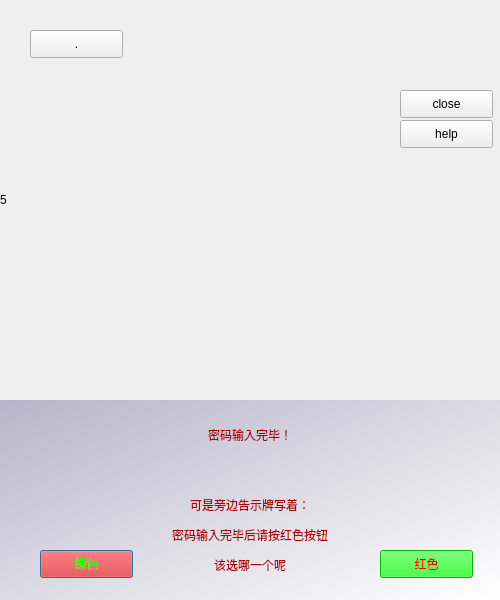
<?xml version="1.0" encoding="UTF-8"?>
<ui version="4.0">
 <class>Dialog5</class>
 <widget class="QDialog" name="Dialog5">
  <property name="geometry">
   <rect>
    <x>0</x>
    <y>0</y>
    <width>500</width>
    <height>600</height>
   </rect>
  </property>
  <property name="windowTitle">
   <string>Dialog</string>
  </property>
  <widget class="QLabel" name="label">
   <property name="geometry">
    <rect>
     <x>0</x>
     <y>0</y>
     <width>500</width>
     <height>400</height>
    </rect>
   </property>
   <property name="text">
    <string>5</string>
   </property>
  </widget>
  <widget class="QPushButton" name="pushButton">
   <property name="geometry">
    <rect>
     <x>40</x>
     <y>550</y>
     <width>93</width>
     <height>28</height>
    </rect>
   </property>
   <property name="styleSheet">
    <string notr="true">background-color: rgb(255, 0, 0);
color: rgb(25, 255, 0);</string>
   </property>
   <property name="text">
    <string>绿色</string>
   </property>
  </widget>
  <widget class="QPushButton" name="pushButton_2">
   <property name="geometry">
    <rect>
     <x>380</x>
     <y>550</y>
     <width>93</width>
     <height>28</height>
    </rect>
   </property>
   <property name="styleSheet">
    <string notr="true">color: rgb(255, 0, 0);
background-color: rgb(0, 255, 0);</string>
   </property>
   <property name="text">
    <string>红色</string>
   </property>
  </widget>
  <widget class="QLabel" name="label_2">
   <property name="geometry">
    <rect>
     <x>0</x>
     <y>400</y>
     <width>500</width>
     <height>200</height>
    </rect>
   </property>
   <property name="styleSheet">
    <string notr="true">background-color: qlineargradient(spread:pad, x1:0, y1:0, x2:1, y2:1, stop:0 rgba(175, 171, 194, 220), stop:1 rgba(255, 255, 255, 255));
color: rgb(170, 0, 0);</string>
   </property>
   <property name="text">
    <string>&lt;html&gt;&lt;head/&gt;&lt;body&gt;&lt;p align=&quot;center&quot;&gt;密码输入完毕！&lt;/p&gt;&lt;p align=&quot;center&quot;&gt;&lt;br/&gt;&lt;/p&gt;&lt;p align=&quot;center&quot;&gt;可是旁边告示牌写着：&lt;/p&gt;&lt;p align=&quot;center&quot;&gt;密码输入完毕后请按红色按钮&lt;/p&gt;&lt;p align=&quot;center&quot;&gt;该选哪一个呢&lt;/p&gt;&lt;/body&gt;&lt;/html&gt;</string>
   </property>
  </widget>
  <widget class="QPushButton" name="pushButton_3">
   <property name="geometry">
    <rect>
     <x>400</x>
     <y>120</y>
     <width>93</width>
     <height>28</height>
    </rect>
   </property>
   <property name="text">
    <string>help</string>
   </property>
  </widget>
  <widget class="QPushButton" name="pushButton_4">
   <property name="geometry">
    <rect>
     <x>400</x>
     <y>90</y>
     <width>93</width>
     <height>28</height>
    </rect>
   </property>
   <property name="text">
    <string>close</string>
   </property>
  </widget>
  <widget class="QPushButton" name="pushButton_5">
   <property name="geometry">
    <rect>
     <x>30</x>
     <y>30</y>
     <width>93</width>
     <height>28</height>
    </rect>
   </property>
   <property name="text">
    <string>.</string>
   </property>
  </widget>
  <zorder>label_2</zorder>
  <zorder>label</zorder>
  <zorder>pushButton</zorder>
  <zorder>pushButton_2</zorder>
  <zorder>pushButton_3</zorder>
  <zorder>pushButton_4</zorder>
  <zorder>pushButton_5</zorder>
 </widget>
 <resources/>
 <connections/>
</ui>
